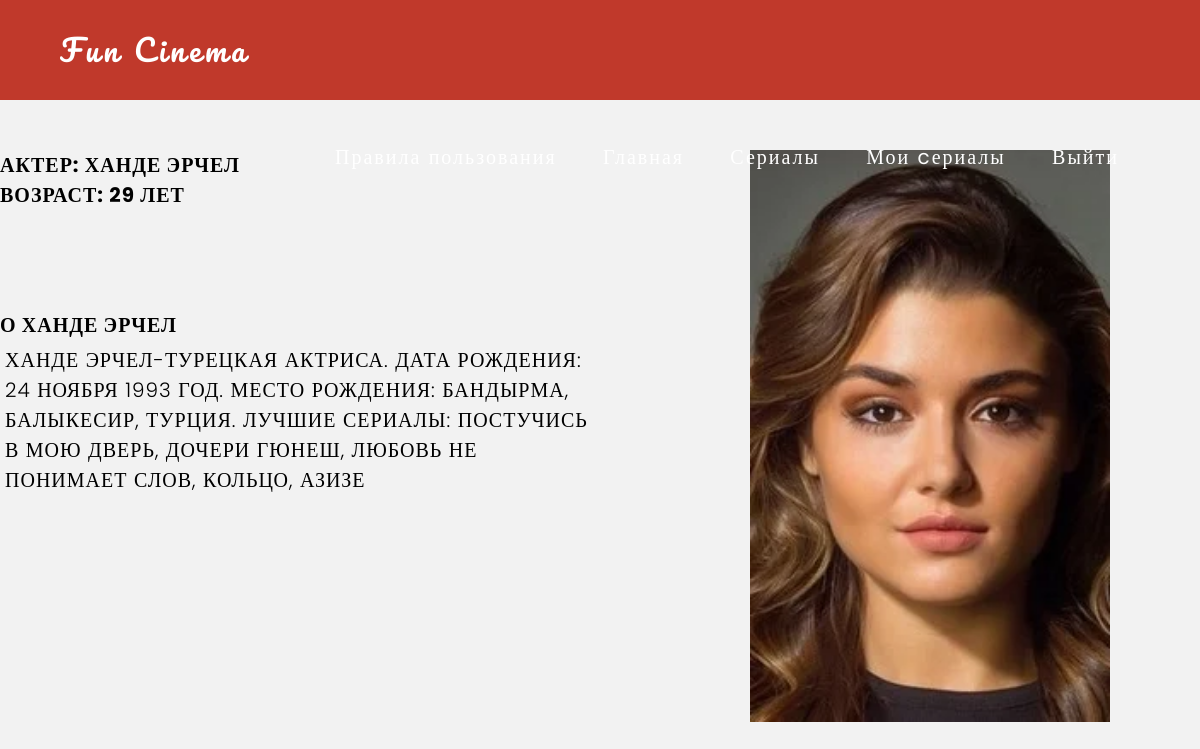
The page /actor/2/ on the database its author committed.
### funCinema/models.py (models this page shows, shortened)
class Actor(models.Model):
    FIO = models.CharField('ФИО', max_length= 100)
    age = models.IntegerField(default=0)
    description = models.TextField('Описание', max_length=500)
    image = models.ImageField(upload_to='actors/')

### funCinema/views.py (the view)
# urls.py: path("actor/<int:id>/", views.ActorView.as_view(), name='actor_detail'),
class ActorView(View):
    def get(self, request, id):
        serial = get_object_or_404(Actor, id=id)
        return render(request, "serials/actor.html", {"serial": serial})

### funCinema/templates/serials/actor.html (shortened to what this page needs)
<!DOCTYPE html>
{% extends 'serials/base.html' %}
{% load static %}
{% block content %}
<html lang="en">
<head>
    <link rel="stylesheet" href="{% static 'css/actor.css' %}">
</head>
<div class="container">
        <div class="item">
            <div class="image">
                <img src="{{ serial.image.url }}" class="img-fluid" alt="">
            </div>
            <div class="items">
                <ul>
                    <b>Актер:</b> {{ serial.FIO }}
                    <b>Возраст:</b> {{ serial.age }} лет
                </ul>
            </div>
        </div>
        <div class="info">
            <h3 class="shop-sing editContent">
                О {{ serial.FIO }}
            </h3>
            <p class="ds">
                <a> {{ serial.description|safe }}</a>
            </p>
        </div>
    </div>
{% endblock %}

### funCinema/static/css/base.css (style rules this page uses)
* { margin: 0; padding: 0; }
html,body { background-color: #F2F2F2; }
body { font-family: 'Poppins', serif; }

### funCinema/static/css/actor.css (style rules this page uses)
html,body { background-color: #F2F2F2; }
.image .img-fluid { float: right; margin: 0 90px 10px 5px; width: 30%; height: 50%; }
.items { font-size: 20px; letter-spacing: 1px; text-transform: uppercase; font-weight: 700; text-align: left; margin-top: 150px; }
.info h3 { font-size: 20px; letter-spacing: 1px; text-transform: uppercase; font-weight: 700; text-align: left; display: inline-block; margin-top: 100px; }
.info .ds { font-size: 20px; letter-spacing: 1px; text-transform: uppercase; font-weight: 300; text-align: left; display: inline-block; margin: 5px 5px 5px 5px; width: 50%; }

### rows shown on the page
Actor: image (picture), FIO "ХАНДЕ ЭРЧЕЛ", age "29", description "ХАНДЕ ЭРЧЕЛ-ТУРЕЦКАЯ АКТРИСА. ДАТА РОЖДЕНИЯ: 24 НОЯБРЯ 1993 ГОД. МЕСТО РОЖДЕНИЯ: БАНДЫРМА, БАЛЫКЕСИР, ТУРЦИЯ. ЛУЧШИЕ СЕРИАЛЫ: ПОСТУЧИСЬ В МОЮ ДВЕРЬ, ДОЧЕРИ ГЮНЕШ, ЛЮБОВЬ НЕ ПОНИМАЕТ СЛОВ, КОЛЬЦО, АЗИЗЕ"
